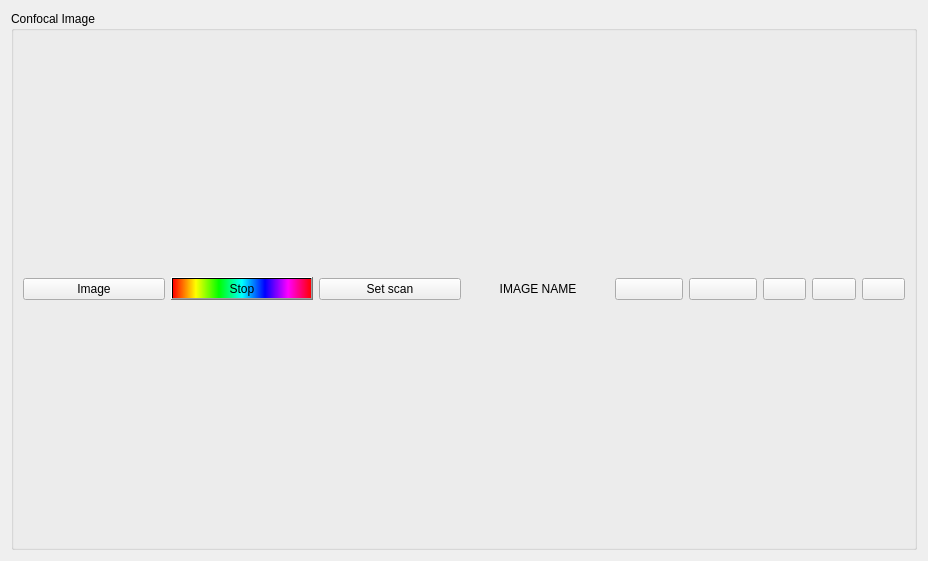
<?xml version="1.0" encoding="UTF-8"?>
<ui version="4.0">
 <class>confocal</class>
 <widget class="QWidget" name="confocal">
  <property name="geometry">
   <rect>
    <x>0</x>
    <y>0</y>
    <width>928</width>
    <height>561</height>
   </rect>
  </property>
  <property name="windowTitle">
   <string>Form</string>
  </property>
  <layout class="QVBoxLayout" name="verticalLayout">
   <item>
    <layout class="QVBoxLayout" name="confocal_layout" stretch="1,5">
     <item>
      <widget class="QGroupBox" name="confocal_control_box">
       <property name="sizePolicy">
        <sizepolicy hsizetype="Expanding" vsizetype="Preferred">
         <horstretch>0</horstretch>
         <verstretch>0</verstretch>
        </sizepolicy>
       </property>
       <property name="styleSheet">
        <string notr="true"/>
       </property>
       <property name="title">
        <string>Confocal Image</string>
       </property>
       <layout class="QHBoxLayout" name="horizontalLayout">
        <property name="sizeConstraint">
         <enum>QLayout::SetNoConstraint</enum>
        </property>
        <item>
         <widget class="QPushButton" name="image_button">
          <property name="text">
           <string>Image</string>
          </property>
          <property name="shortcut">
           <string>Alt+I</string>
          </property>
         </widget>
        </item>
        <item>
         <widget class="QPushButton" name="stop_button">
          <property name="styleSheet">
           <string notr="true">background-color: qlineargradient(spread:pad, x1:0, y1:0, x2:1, y2:0, stop:0 rgba(255, 0, 0, 255), stop:0.166 rgba(255, 255, 0, 255), stop:0.333 rgba(0, 255, 0, 255), stop:0.5 rgba(0, 255, 255, 255), stop:0.666 rgba(0, 0, 255, 255), stop:0.833 rgba(255, 0, 255, 255), stop:1 rgba(255, 0, 0, 255));</string>
          </property>
          <property name="text">
           <string>Stop</string>
          </property>
         </widget>
        </item>
        <item>
         <widget class="QPushButton" name="set_scan_button">
          <property name="text">
           <string>Set scan</string>
          </property>
         </widget>
        </item>
        <item>
         <widget class="QLabel" name="filename_label">
          <property name="text">
           <string>IMAGE NAME</string>
          </property>
          <property name="alignment">
           <set>Qt::AlignCenter</set>
          </property>
         </widget>
        </item>
        <item>
         <layout class="QHBoxLayout" name="save_layout">
          <item>
           <widget class="QPushButton" name="save_button">
            <property name="text">
             <string/>
            </property>
            <property name="icon">
             <iconset resource="../../../../artwork/qudi_icons.qrc">
              <normaloff>:/icons/icons/save.png</normaloff>:/icons/icons/save.png</iconset>
            </property>
           </widget>
          </item>
          <item>
           <widget class="QPushButton" name="delete_button">
            <property name="text">
             <string/>
            </property>
            <property name="icon">
             <iconset resource="../../../../artwork/qudi_icons.qrc">
              <normaloff>:/icons/icons/delete.png</normaloff>:/icons/icons/delete.png</iconset>
            </property>
           </widget>
          </item>
         </layout>
        </item>
        <item>
         <layout class="QHBoxLayout" name="load_layout">
          <item>
           <widget class="QPushButton" name="load_button">
            <property name="text">
             <string/>
            </property>
            <property name="icon">
             <iconset resource="../../../../artwork/qudi_icons.qrc">
              <normaloff>:/icons/icons/load.png</normaloff>:/icons/icons/load.png</iconset>
            </property>
           </widget>
          </item>
          <item>
           <widget class="QPushButton" name="previous_button">
            <property name="text">
             <string/>
            </property>
            <property name="icon">
             <iconset resource="../../../../artwork/qudi_icons.qrc">
              <normaloff>:/icons/icons/previous.png</normaloff>:/icons/icons/previous.png</iconset>
            </property>
           </widget>
          </item>
          <item>
           <widget class="QPushButton" name="next_button">
            <property name="text">
             <string/>
            </property>
            <property name="icon">
             <iconset resource="../../../../artwork/qudi_icons.qrc">
              <normaloff>:/icons/icons/next.png</normaloff>:/icons/icons/next.png</iconset>
            </property>
           </widget>
          </item>
         </layout>
        </item>
       </layout>
      </widget>
     </item>
     <item>
      <layout class="QHBoxLayout" name="img_layout">
       <item>
        <layout class="QVBoxLayout" name="img_fw_layout"/>
       </item>
       <item>
        <layout class="QVBoxLayout" name="img_bw_layout"/>
       </item>
      </layout>
     </item>
    </layout>
   </item>
  </layout>
 </widget>
 <resources>
  <include location="../../../../artwork/qudi_icons.qrc"/>
 </resources>
 <connections/>
</ui>
